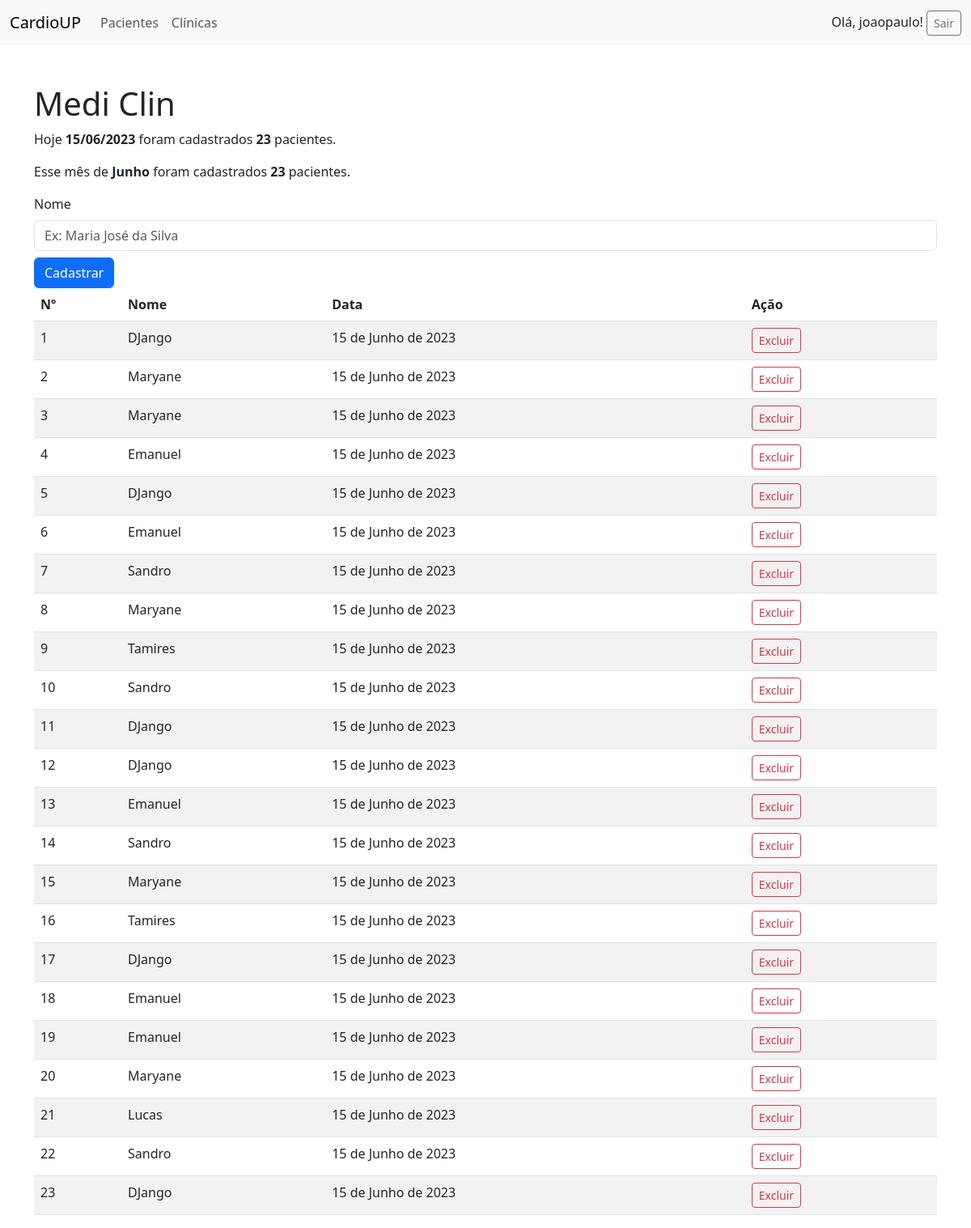
The page /clinica/2/paciente/novo (signed in) on the database its author committed.
### clinica/models.py (models this page shows)
class Clinica(models.Model):
    usuario = models.ForeignKey(Usuario, on_delete=models.CASCADE)
    foto = models.ImageField(upload_to='clinicas', blank=True, null=True)
    nome = models.CharField(max_length=50)
    whatsapp = models.CharField(max_length=20, blank=True, null=True)
    def __str__(self):
        return '%s' % self.nome
    class Meta:
        ordering = ['nome', ]

### paciente/models.py (models this page shows, shortened)
class Paciente(models.Model):
    usuario = models.ForeignKey(Usuario, on_delete=models.CASCADE)
    clinica = models.ForeignKey(Clinica, on_delete=models.CASCADE)
    nome = models.CharField(max_length=200)
    criado_em = models.DateTimeField(auto_now_add=True)
    pago = models.BooleanField(default=False)
    class Meta:
        ordering = ['-criado_em', ]

### clinica/views.py (the view, shortened to what this page needs)
# urls.py: path('<int:clinica_id>/paciente/novo', PacienteNovoView.as_view(), name='paciente_novo'),
class PacienteNovoView(CreateView):
    model = Paciente
    form_class = PacienteForm
    template_name = 'clinica/paciente_novo.html'
    def get_context_data(self, **kwargs):
        context = super().get_context_data(**kwargs)
        clinica = Clinica.objects.get(id=self.kwargs['clinica_id'])
        ano = timezone.now().year
        mes = timezone.now().month
        primeiro_dia = datetime(ano, mes, 1, tzinfo=pytz.timezone('America/Sao_Paulo'))
        ultimo_dia = datetime(ano, mes, calendar.monthrange(ano, mes)[1], tzinfo=pytz.timezone('America/Sao_Paulo'))
        print(primeiro_dia, ultimo_dia)
        context["hoje"] = timezone.now()
        context["mes"] = timezone.now().month
        context["clinica"] = clinica
        context["pacientes"] = Paciente.objects.filter(clinica=clinica, criado_em__date=timezone.now())
        context["pacientes_mes"] = Paciente.objects.filter(clinica=clinica, criado_em__range=(primeiro_dia, ultimo_dia))
        return context

### clinica/forms.py
class PacienteForm(forms.ModelForm):
    class Meta:
        model = Paciente
        fields = ['nome', ]

### clinica/templates/clinica/paciente_novo.html (shortened to what this page needs)
{% extends 'base.html' %}
{% block content %}
<div class="container pt-5">
    <p class="h1">{{ clinica }}</p>
    <p class="p">Hoje <strong>{{ hoje|date:"d/m/Y" }}</strong> foram cadastrados <strong>{{ pacientes|length }}</strong> pacientes.</p>
    <p class="p">Esse mês de <strong>{{ hoje|date:"F" }}</strong> foram cadastrados <strong>{{ pacientes_mes|length }}</strong> pacientes.</p>
    <form method="post">
        {% for field in form %}
        <div class="">
            <label for="{{ field.label|lower }}" class="form-label">Nome</label>
            <input type="text" class="form-control" required id="{{ field.label|lower }}" name="{{ field.label|lower }}" placeholder="Ex: Maria José da Silva">
        </div>
        {% endfor %}
        <button type="submit" class="btn btn-primary btn-block mt-2">Cadastrar</button>
    </form>
    <table class="table table-striped">
        <thead>
        <tr>
            <th scope="col">Nº</th>
            <th scope="col">Nome</th>
            <th scope="col">Data</th>
            <th scope="col">Ação</th>
        </tr>
        </thead>
        <tbody>
        {% for paciente in pacientes_mes %}
        <tr>
            <td scope="row">{{ forloop.counter0|add:1 }}</td>
            <td class="">{{ paciente.nome }}</td>
            <td class="">{{ paciente.criado_em|date }}</td>
            <td>
                <a href="{% url 'paciente_delete' paciente.id %}" class="btn btn-sm btn-outline-danger" type="button">Excluir</a>
            </td>
        </tr>
        {% endfor %}
        </tbody>
    </table>
</div>
{% endblock %}

### templates/base.html (shortened to what this page needs)
{% load static %}
<!doctype html>
<html lang="pt-br">
<head>
    <link href="{% static 'css/bootstrap.min.css' %}" rel="stylesheet">
</head>
<body>
<nav class="navbar navbar-expand-lg bg-body-tertiary">
    <div class="container-fluid">
        <a class="navbar-brand" href="{% url 'index' %}">CardioUP</a>
        <div class="collapse navbar-collapse" id="navbarSupportedContent">
            <ul class="navbar-nav me-auto mb-2 mb-lg-0">
                <li class="nav-item">
                    <a class="nav-link" aria-current="page" href="#">Pacientes</a>
                </li>
                <li class="nav-item">
                    <a class="nav-link" href="{% url 'clinica_lista' %}">Clínicas</a>
                </li>
            </ul>
            <form class="justify-content-end">
                {% if user.is_authenticated %}
                Olá, {{ user }}! <a href="{% url 'logout' %}" class="btn btn-sm btn-outline-secondary" type="button">Sair</a>
                {% else %}
                <a class="btn btn-sm btn-outline-secondary" type="button">Entrar</a>
                {% endif %}
            </form>
        </div>
    </div>
</nav>
{% block content %}
{% endblock %}
</body>
</html>

### rows shown on the page
Clinica: nome "Medi Clin"
Paciente: nome "DJango", criado_em "15 de Junho de 2023"
Paciente: nome "Maryane", criado_em "15 de Junho de 2023"
Paciente: nome "Maryane", criado_em "15 de Junho de 2023"
Paciente: nome "Emanuel", criado_em "15 de Junho de 2023"
Paciente: nome "DJango", criado_em "15 de Junho de 2023"
Paciente: nome "Emanuel", criado_em "15 de Junho de 2023"
Paciente: nome "Sandro", criado_em "15 de Junho de 2023"
Paciente: nome "Maryane", criado_em "15 de Junho de 2023"
Paciente: nome "Tamires", criado_em "15 de Junho de 2023"
Paciente: nome "Sandro", criado_em "15 de Junho de 2023"
Paciente: nome "DJango", criado_em "15 de Junho de 2023"
Paciente: nome "DJango", criado_em "15 de Junho de 2023"
Paciente: nome "Emanuel", criado_em "15 de Junho de 2023"
Paciente: nome "Sandro", criado_em "15 de Junho de 2023"
Paciente: nome "Maryane", criado_em "15 de Junho de 2023"
Paciente: nome "Tamires", criado_em "15 de Junho de 2023"
Paciente: nome "DJango", criado_em "15 de Junho de 2023"
Paciente: nome "Emanuel", criado_em "15 de Junho de 2023"
Paciente: nome "Emanuel", criado_em "15 de Junho de 2023"
Paciente: nome "Maryane", criado_em "15 de Junho de 2023"
Paciente: nome "Lucas", criado_em "15 de Junho de 2023"
Paciente: nome "Sandro", criado_em "15 de Junho de 2023"
Paciente: nome "DJango", criado_em "15 de Junho de 2023"

### other values the page prints
{{ user }} "joaopaulo"
{{ hoje|date:"d/m/Y" }} "15/06/2023"
{{ pacientes|length }} "23"
{{ hoje|date:"F" }} "Junho"
{{ pacientes_mes|length }} "23"
